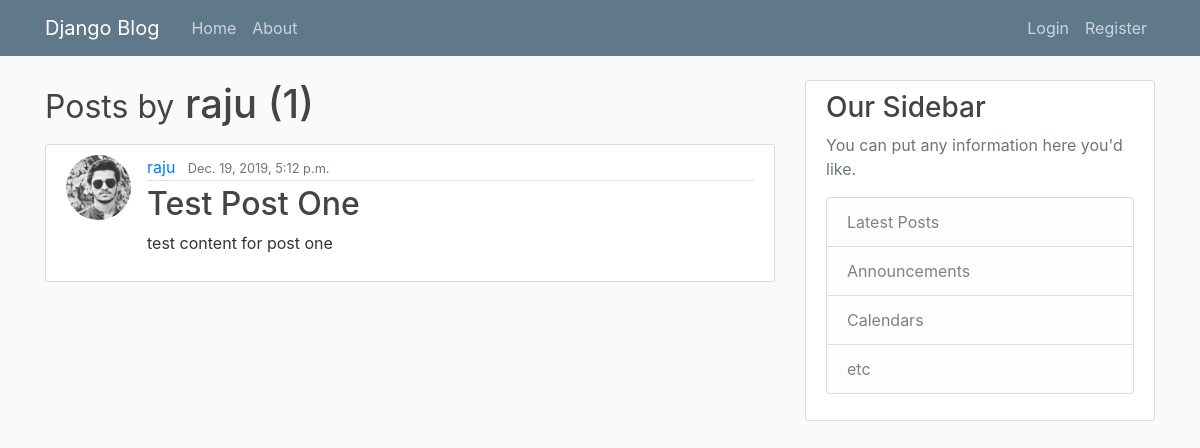
Before: /user/raju with the older database file.
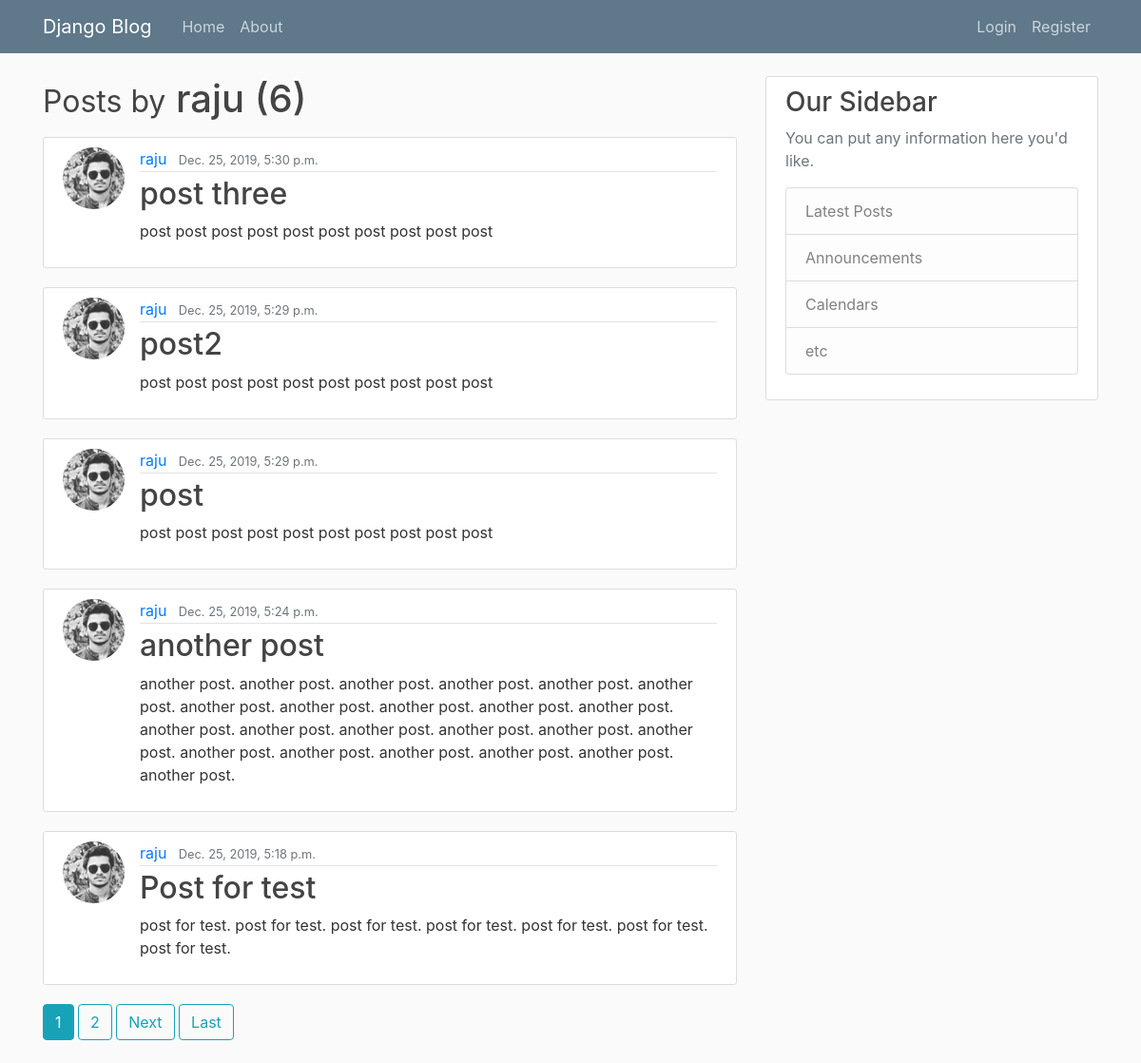
After: the same page with the newer database file.
### blog/models.py (models this page shows, shortened)
class Post(models.Model):
    title = models.CharField(max_length=100)
    content = models.TextField()
    date_posted = models.DateTimeField(default=timezone.now)
    author = models.ForeignKey(User, on_delete=models.CASCADE)

### users/models.py (models this page shows, shortened)
class Profile(models.Model):
    user = models.OneToOneField(User, on_delete=models.CASCADE)
    image = models.ImageField(default='default.png', upload_to='profile_pics')
    bio = models.TextField(max_length=1000, blank=True, null=True)

### blog/views.py (the view)
# urls.py: path('user/<str:username>', UserPostListView.as_view(), name='user-post'),
class UserPostListView(ListView):
    model = Post
    template_name = 'blog/user_post.html'
    context_object_name = 'posts'
    paginate_by = 5
    def get_queryset(self):
        user = get_object_or_404(User, username=self.kwargs.get('username'))
        return Post.objects.filter(author=user).order_by('-date_posted')

### blog/templates/blog/user_post.html (shortened to what this page needs)
{% extends "blog/base.html" %}
{% block content %}
<h1 class="mb-3"><small>Posts by</small> {{ view.kwargs.username }} ({{ page_obj.paginator.count }})</h1>
{% for post in posts %}
<article class="media content-section">
  <img class="rounded-circle article-img" src="{{ post.author.profile.image.url }}" alt="{{ post.author }}">
  <div class="media-body">
    <div class="article-metadata">
      <a class="mr-2" href="{% url 'blog:user-post' post.author.username %}">{{ post.author }}</a>
      <small class="text-muted">{{ post.date_posted }}</small>
    </div>
    <h2><a class="article-title" href="{% url 'blog:post-detail' post.id %}">{{ post.title }}</a></h2>
    <p class="article-content">{{ post.content }}</p>
  </div>
</article>
{% endfor %}
{% if is_paginated %}
  {% for num in page_obj.paginator.page_range %}
    {% if page_obj.number == num %}
      <a class="btn btn-info mb-4" href="?page={{ num }}">{{ num }}</a>
    {% elif num > page_obj.number|add:'-3' and num < page_obj.number|add:'3' %}
      <a class="btn btn-outline-info mb-4" href="?page={{ num }}">{{ num }}</a>
    {% endif %}
  {% endfor %}
  {% if page_obj.has_next %}
    <a class="btn btn-outline-info mb-4" href="?page={{ page_obj.next_page_number }}">Next</a>
    <a class="btn btn-outline-info mb-4" href="?page={{ page_obj.paginator.num_pages }}">Last</a>
  {% endif %}
{% endif %}
{% endblock content %}

### blog/templates/blog/base.html (shortened to what this page needs)
{% load static %}
<!doctype html>
<html lang="en">
  <head>
    <link rel="stylesheet" href="https://stackpath.bootstrapcdn.com/bootstrap/4.4.1/css/bootstrap.min.css">
    <link rel="stylesheet" href="{% static 'blog/main.css' %}" type="text/css">
  </head>
  <body>
    <header class="site-header">
      <nav class="navbar navbar-expand-md navbar-dark bg-steel fixed-top">
        <div class="container">
          <a class="navbar-brand mr-4" href="/">Django Blog</a>
          <div class="collapse navbar-collapse" id="navbarToggle">
            <div class="navbar-nav mr-auto">
              <a class="nav-item nav-link" href="{% url 'blog:blog-home' %}">Home</a>
              <a class="nav-item nav-link" href="{% url 'blog:blog-about' %}">About</a>
            </div>
            <div class="navbar-nav">
              {% if user.is_authenticated %}
                <a class="nav-item nav-link" href="{% url 'blog:post-create' %}">New Post</a>
                <a class="nav-item nav-link" href="{% url 'profile' %}">Profile</a>
                <a class="nav-item nav-link" href="{% url 'logout' %}">Logout</a>
              {% else %}
                <a class="nav-item nav-link" href="{% url 'login' %}">Login</a>
                <a class="nav-item nav-link" href="{% url 'register' %}">Register</a>
              {% endif %}
            </div>
          </div>
        </div>
      </nav>
    </header>
    <main role="main" class="container">
      <div class="row">
        <div class="col-md-8">
          {% block content %}{% endblock %}
        </div>
        <div class="col-md-4">
          <div class="content-section">
            <h3>Our Sidebar</h3>
            <p class='text-muted'>You can put any information here you'd like.
              <ul class="list-group">
                <li class="list-group-item list-group-item-light">Latest Posts</li>
                <li class="list-group-item list-group-item-light">Announcements</li>
                <li class="list-group-item list-group-item-light">Calendars</li>
                <li class="list-group-item list-group-item-light">etc</li>
              </ul>
            </p>
          </div>
        </div>
      </div>
    </main>
  </body>
</html>

### blog/static/blog/main.css (style rules this page uses)
body { background: #fafafa; color: #333333; margin-top: 5rem; }
h1, h2, h3, h4, h5, h6 { color: #444444; }
ul { margin: 0; }
.bg-steel { background-color: #5f788a; }
.site-header .navbar-nav .nav-link { color: #cbd5db; }
.content-section { background: #ffffff; padding: 10px 20px; border: 1px solid #dddddd; border-radius: 3px; margin-bottom: 20px; }
.article-title { color: #444444; }
.article-content { white-space: pre-line; }
.article-img { height: 65px; width: 65px; margin-right: 16px; }
.article-metadata { padding-bottom: 1px; margin-bottom: 4px; border-bottom: 1px solid #e3e3e3 }

Changed rows visible on the page:
no longer on this page (row unchanged): Post: author.profile.image (picture), author "raju", date_posted "Dec. 19, 2019, 5:12 p.m.", title "Test Post One", content "test content for post one"
added Post: author.profile.image (picture), author "raju", date_posted "Dec. 25, 2019, 5:30 p.m.", title "post three", content "post post post post post post post post post post"
added Post: author.profile.image (picture), author "raju", date_posted "Dec. 25, 2019, 5:29 p.m.", title "post2", content "post post post post post post post post post post"
added Post: author.profile.image (picture), author "raju", date_posted "Dec. 25, 2019, 5:29 p.m.", title "post", content "post post post post post post post post post post"
added Post: author.profile.image (picture), author "raju", date_posted "Dec. 25, 2019, 5:24 p.m.", title "another post", content "another post. another post. another post. another post. another post. another post. another post. another post. another post. another post. another post. another post. another post. another post. another post. another post. another post. another post. another post. another post. another post. another post. another post."
added Post: author.profile.image (picture), author "raju", date_posted "Dec. 25, 2019, 5:18 p.m.", title "Post for test", content "post for test. post for test. post for test. post for test. post for test. post for test. post for test."
Other visible differences:
{{ page_obj.paginator.count }}: "1" → "6"
new list line: "1"
new list line: "2"
text now shown: "Next Last"
